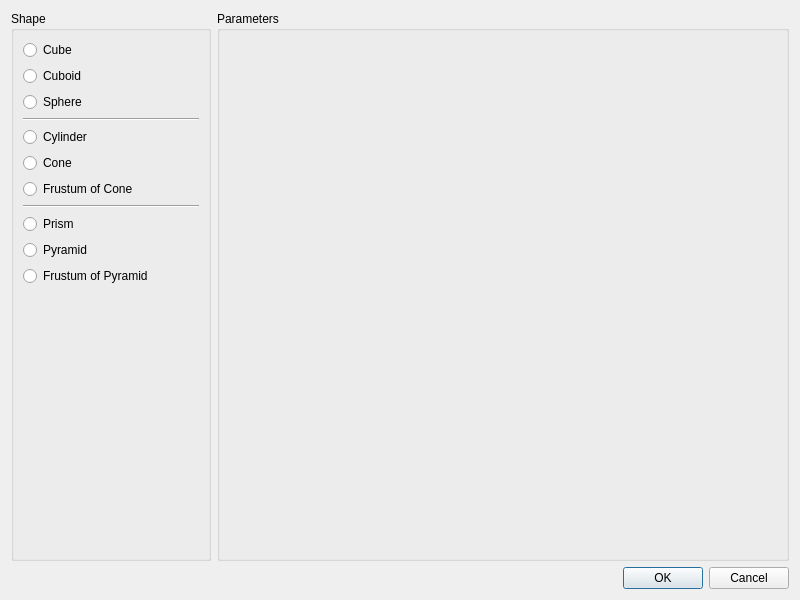
<?xml version="1.0" encoding="UTF-8"?>
<ui version="4.0">
 <class>NewGeoObjDialog</class>
 <widget class="QDialog" name="NewGeoObjDialog">
  <property name="geometry">
   <rect>
    <x>0</x>
    <y>0</y>
    <width>800</width>
    <height>600</height>
   </rect>
  </property>
  <property name="windowTitle">
   <string>New Basic Geometric Object</string>
  </property>
  <layout class="QVBoxLayout" name="verticalLayout">
   <item>
    <layout class="QHBoxLayout" name="horizontalLayout">
     <item>
      <widget class="QGroupBox" name="groupBox_shape">
       <property name="sizePolicy">
        <sizepolicy hsizetype="Fixed" vsizetype="Preferred">
         <horstretch>0</horstretch>
         <verstretch>0</verstretch>
        </sizepolicy>
       </property>
       <property name="minimumSize">
        <size>
         <width>200</width>
         <height>0</height>
        </size>
       </property>
       <property name="title">
        <string>Shape</string>
       </property>
       <layout class="QVBoxLayout" name="verticalLayout_3">
        <item>
         <layout class="QVBoxLayout" name="verticalLayout_shape">
          <item>
           <widget class="QRadioButton" name="radioButton_cube">
            <property name="text">
             <string>Cube</string>
            </property>
            <attribute name="buttonGroup">
             <string notr="true">buttonGroup_shape</string>
            </attribute>
           </widget>
          </item>
          <item>
           <widget class="QRadioButton" name="radioButton_cuboid">
            <property name="text">
             <string>Cuboid</string>
            </property>
            <attribute name="buttonGroup">
             <string notr="true">buttonGroup_shape</string>
            </attribute>
           </widget>
          </item>
          <item>
           <widget class="QRadioButton" name="radioButton_sphere">
            <property name="text">
             <string>Sphere</string>
            </property>
            <attribute name="buttonGroup">
             <string notr="true">buttonGroup_shape</string>
            </attribute>
           </widget>
          </item>
          <item>
           <widget class="Line" name="line_2">
            <property name="orientation">
             <enum>Qt::Horizontal</enum>
            </property>
           </widget>
          </item>
          <item>
           <widget class="QRadioButton" name="radioButton_cylinder">
            <property name="text">
             <string>Cylinder</string>
            </property>
            <attribute name="buttonGroup">
             <string notr="true">buttonGroup_shape</string>
            </attribute>
           </widget>
          </item>
          <item>
           <widget class="QRadioButton" name="radioButton_cone">
            <property name="text">
             <string>Cone</string>
            </property>
            <attribute name="buttonGroup">
             <string notr="true">buttonGroup_shape</string>
            </attribute>
           </widget>
          </item>
          <item>
           <widget class="QRadioButton" name="radioButton_frustum_of_cone">
            <property name="text">
             <string>Frustum of Cone</string>
            </property>
            <attribute name="buttonGroup">
             <string notr="true">buttonGroup_shape</string>
            </attribute>
           </widget>
          </item>
          <item>
           <widget class="Line" name="line">
            <property name="orientation">
             <enum>Qt::Horizontal</enum>
            </property>
           </widget>
          </item>
          <item>
           <widget class="QRadioButton" name="radioButton_prism">
            <property name="text">
             <string>Prism</string>
            </property>
            <attribute name="buttonGroup">
             <string notr="true">buttonGroup_shape</string>
            </attribute>
           </widget>
          </item>
          <item>
           <widget class="QRadioButton" name="radioButton_pyramid">
            <property name="text">
             <string>Pyramid</string>
            </property>
            <attribute name="buttonGroup">
             <string notr="true">buttonGroup_shape</string>
            </attribute>
           </widget>
          </item>
          <item>
           <widget class="QRadioButton" name="radioButton_frustum_of_pyramid">
            <property name="text">
             <string>Frustum of Pyramid</string>
            </property>
            <attribute name="buttonGroup">
             <string notr="true">buttonGroup_shape</string>
            </attribute>
           </widget>
          </item>
          <item>
           <spacer name="verticalSpacer">
            <property name="orientation">
             <enum>Qt::Vertical</enum>
            </property>
            <property name="sizeHint" stdset="0">
             <size>
              <width>20</width>
              <height>40</height>
             </size>
            </property>
           </spacer>
          </item>
         </layout>
        </item>
       </layout>
      </widget>
     </item>
     <item>
      <widget class="QGroupBox" name="groupBox_param">
       <property name="sizePolicy">
        <sizepolicy hsizetype="Expanding" vsizetype="Expanding">
         <horstretch>0</horstretch>
         <verstretch>0</verstretch>
        </sizepolicy>
       </property>
       <property name="title">
        <string>Parameters</string>
       </property>
       <layout class="QVBoxLayout" name="verticalLayout_2">
        <item>
         <layout class="QFormLayout" name="formLayout_param">
          <property name="sizeConstraint">
           <enum>QLayout::SetNoConstraint</enum>
          </property>
          <property name="rowWrapPolicy">
           <enum>QFormLayout::WrapLongRows</enum>
          </property>
         </layout>
        </item>
       </layout>
      </widget>
     </item>
    </layout>
   </item>
   <item>
    <widget class="QDialogButtonBox" name="buttonBox">
     <property name="orientation">
      <enum>Qt::Horizontal</enum>
     </property>
     <property name="standardButtons">
      <set>QDialogButtonBox::Cancel|QDialogButtonBox::Ok</set>
     </property>
    </widget>
   </item>
  </layout>
 </widget>
 <resources/>
 <connections>
  <connection>
   <sender>buttonBox</sender>
   <signal>accepted()</signal>
   <receiver>NewGeoObjDialog</receiver>
   <slot>accept()</slot>
   <hints>
    <hint type="sourcelabel">
     <x>248</x>
     <y>254</y>
    </hint>
    <hint type="destinationlabel">
     <x>157</x>
     <y>274</y>
    </hint>
   </hints>
  </connection>
  <connection>
   <sender>buttonBox</sender>
   <signal>rejected()</signal>
   <receiver>NewGeoObjDialog</receiver>
   <slot>reject()</slot>
   <hints>
    <hint type="sourcelabel">
     <x>316</x>
     <y>260</y>
    </hint>
    <hint type="destinationlabel">
     <x>286</x>
     <y>274</y>
    </hint>
   </hints>
  </connection>
 </connections>
 <buttongroups>
  <buttongroup name="buttonGroup_shape"/>
 </buttongroups>
</ui>
